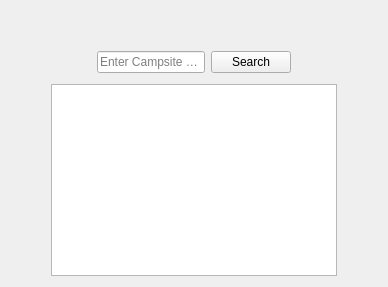
      <widget class="QWidget" name="campsite_search">
       <layout class="QGridLayout" name="gridLayout_3">
        <item row="1" column="3">
         <widget class="QPushButton" name="pushButton_11">
          <property name="text">
           <string>Search</string>
          </property>
         </widget>
        </item>
        <item row="3" column="1" colspan="4">
         <widget class="QTableWidget" name="tableWidget">
          <property name="enabled">
           <bool>true</bool>
          </property>
         </widget>
        </item>
        <item row="1" column="2">
         <widget class="QLineEdit" name="lineEdit">
          <property name="text">
           <string/>
          </property>
          <property name="placeholderText">
           <string>Enter Campsite Name</string>
          </property>
         </widget>
        </item>
        <item row="3" column="0">
         <spacer name="horizontalSpacer">
          <property name="orientation">
           <enum>Qt::Horizontal</enum>
          </property>
          <property name="sizeType">
           <enum>QSizePolicy::Expanding</enum>
          </property>
          <property name="sizeHint" stdset="0">
           <size>
            <width>40</width>
            <height>20</height>
           </size>
          </property>
         </spacer>
        </item>
        <item row="0" column="2" colspan="2">
         <spacer name="verticalSpacer">
          <property name="orientation">
           <enum>Qt::Vertical</enum>
          </property>
          <property name="sizeType">
           <enum>QSizePolicy::Expanding</enum>
          </property>
          <property name="sizeHint" stdset="0">
           <size>
            <width>20</width>
            <height>40</height>
           </size>
          </property>
         </spacer>
        </item>
        <item row="3" column="5">
         <spacer name="horizontalSpacer_2">
          <property name="orientation">
           <enum>Qt::Horizontal</enum>
          </property>
          <property name="sizeType">
           <enum>QSizePolicy::Expanding</enum>
          </property>
          <property name="sizeHint" stdset="0">
           <size>
            <width>40</width>
            <height>20</height>
           </size>
          </property>
         </spacer>
        </item>
        <item row="1" column="4">
         <spacer name="horizontalSpacer_19">
          <property name="orientation">
           <enum>Qt::Horizontal</enum>
          </property>
          <property name="sizeHint" stdset="0">
           <size>
            <width>40</width>
            <height>20</height>
           </size>
          </property>
         </spacer>
        </item>
        <item row="1" column="1">
         <spacer name="horizontalSpacer_18">
          <property name="orientation">
           <enum>Qt::Horizontal</enum>
          </property>
          <property name="sizeHint" stdset="0">
           <size>
            <width>40</width>
            <height>20</height>
           </size>
          </property>
         </spacer>
        </item>
        <item row="2" column="2">
         <spacer name="verticalSpacer_16">
          <property name="orientation">
           <enum>Qt::Vertical</enum>
          </property>
          <property name="sizeType">
           <enum>QSizePolicy::Preferred</enum>
          </property>
          <property name="sizeHint" stdset="0">
           <size>
            <width>20</width>
            <height>5</height>
           </size>
          </property>
         </spacer>
        </item>
       </layout>
      </widget>
